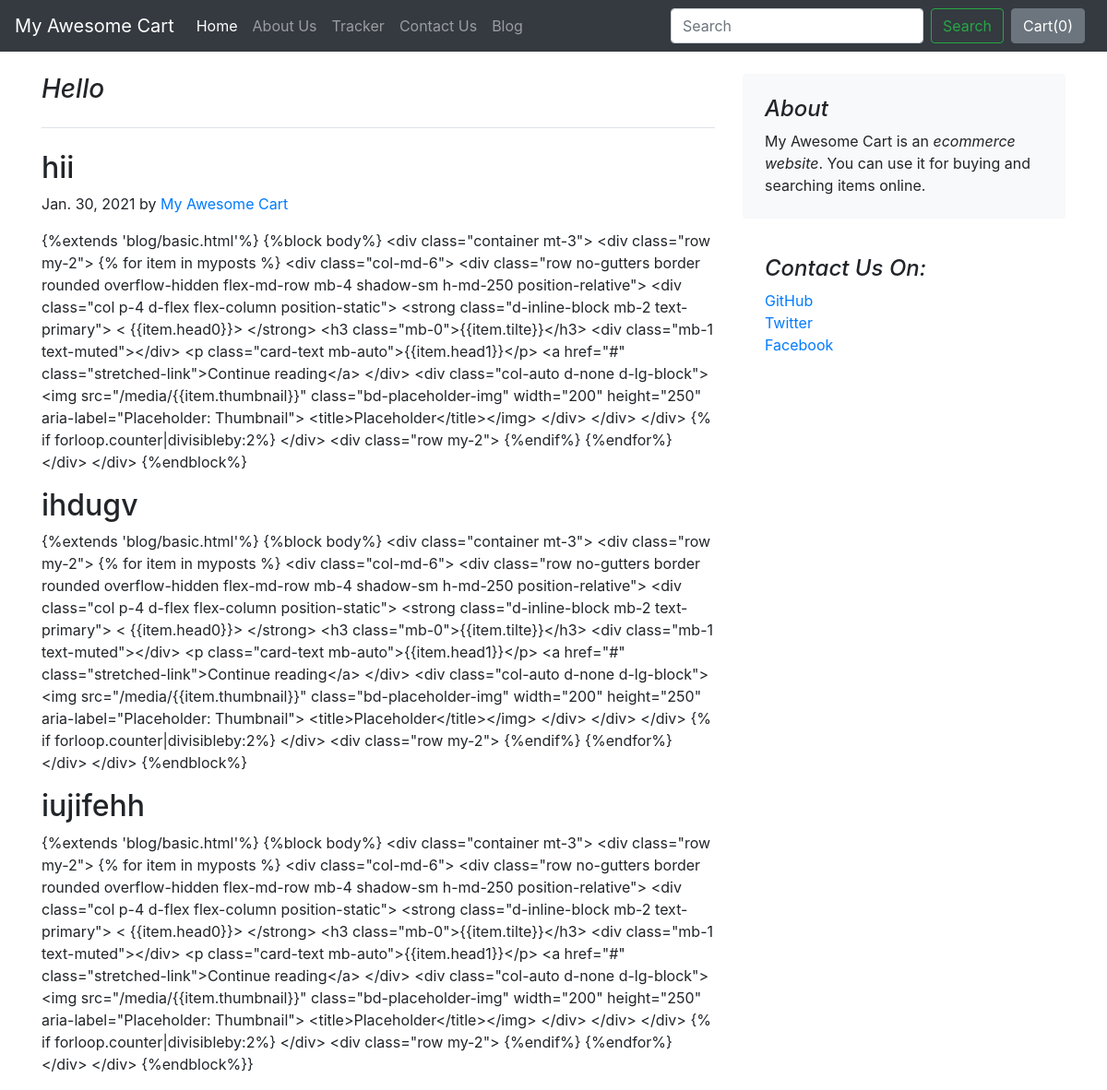
Page /blog/blogpost/7 on the committed database.
### blog/models.py (models this page shows)
class Blogpost(models.Model):
    post_id = models.AutoField(primary_key=True)
    title = models.CharField(max_length=50)
    author_Name = models.CharField(max_length=30, default="My Awesome Cart")
    head0 = models.CharField(max_length=500, default="")
    chead0 = models.CharField(max_length=5000, default="")
    head1 = models.CharField(max_length=500, default="")
    chead1 = models.CharField(max_length=5000, default="")
    head2 = models.CharField(max_length=500, default="")
    chead2 = models.CharField(max_length=5000, default="")
    pub_date = models.DateField()
    thumbnail = models.ImageField(upload_to='shop/images', default="")
    def __str__(self):
        return self.title

### blog/views.py (the view)
# urls.py: path("blogpost/<int:id>",views.blogpost,name="blogPost"),
def blogpost(request,id):
    post = Blogpost.objects.filter(post_id = id)[0] #bcz ye ek string return krega so uske liye apn ko 0 likna podata hai.
    print(post)
    return render(request,"blog/blogpost.html",{'post':post})

### blog/Templates/blog/blogpost.html
{%extends 'blog/basic.html'%}
{%block body%}
<div class="container">
    <div class="row mt-4">
        <div class="col-md-8 blog-main">
            <h3 class="pb-4 mb-4 font-italic border-bottom">
                {{post.title}}
            </h3>
            <div class="blog-post">
                <h2 class="blog-post-title">{{post.head0}}</h2>
                <p class="blog-post-meta">{{post.pub_date}} by <a href="#">{{post.author_Name}}</a></p>
                <p>{{post.chead0}}</p>
                <h2>{{post.head1}}</h2>
                <p> {{post.chead1}}</p>
                <h2>{{post.head2}}</h2>
                <p>{{post.chead2}}}</p>
            </div>
        </div>
        <aside class="col-md-4 blog-sidebar">
            <div class="p-4 mb-3 bg-light rounded">
                <h4 class="font-italic">About</h4>
                <p class="mb-0">My Awesome Cart is an <em>ecommerce website</em>. You can use it for buying and searching items online. </p>
            </div>
            <div class="p-4">
                <h4 class="font-italic">Contact Us On: </h4>
                <ol class="list-unstyled">
                    <li><a href="#">GitHub</a></li>
                    <li><a href="#">Twitter</a></li>
                    <li><a href="#">Facebook</a></li>
                </ol>
            </div>
        </aside>
    </div>
</div>
{%endblock%}

### rows in the picture
Blogpost: title "Hello", head0 "hii", pub_date "Jan. 30, 2021", author_Name "My Awesome Cart", chead0 "{%extends 'blog/basic.html'%} {%block body%} <div class=\"container mt-3\"> <div class=\"row my-2\"> {% for item in myposts %} <div class=\"col-md-6\"> <div class=\"row no-gutters border rounded overflow-hidden flex-md-row mb-4 shadow-sm h-md-250 position-relative\"> <div class=\"col p-4 d-flex flex-column position-static\"> <strong class=\"d-inline-block mb-2 text-primary\"> < {{item.head0}}> </strong> <h3 class=\"mb-0\">{{item.tilte}}</h3> <div class=\"mb-1 text-muted\"></div> <p class=\"card-text mb-auto\">{{item.head1}}</p> <a href=\"#\" class=\"stretched-link\">Continue reading</a> </div> <div class=\"col-auto d-none d-lg-block\"> <img src=\"/media/{{item.thumbnail}}\" class=\"bd-placeholder-img\" width=\"200\"…", head1 "ihdugv", chead1 "{%extends 'blog/basic.html'%} {%block body%} <div class=\"container mt-3\"> <div class=\"row my-2\"> {% for item in myposts %} <div class=\"col-md-6\"> <div class=\"row no-gutters border rounded overflow-hidden flex-md-row mb-4 shadow-sm h-md-250 position-relative\"> <div class=\"col p-4 d-flex flex-column position-static\"> <strong class=\"d-inline-block mb-2 text-primary\"> < {{item.head0}}> </strong> <h3 class=\"mb-0\">{{item.tilte}}</h3> <div class=\"mb-1 text-muted\"></div> <p class=\"card-text mb-auto\">{{item.head1}}</p> <a href=\"#\" class=\"stretched-link\">Continue reading</a> </div> <div class=\"col-auto d-none d-lg-block\"> <img src=\"/media/{{item.thumbnail}}\" class=\"bd-placeholder-img\" width=\"200\"…", head2 "iujifehh", chead2 "{%extends 'blog/basic.html'%} {%block body%} <div class=\"container mt-3\"> <div class=\"row my-2\"> {% for item in myposts %} <div class=\"col-md-6\"> <div class=\"row no-gutters border rounded overflow-hidden flex-md-row mb-4 shadow-sm h-md-250 position-relative\"> <div class=\"col p-4 d-flex flex-column position-static\"> <strong class=\"d-inline-block mb-2 text-primary\"> < {{item.head0}}> </strong> <h3 class=\"mb-0\">{{item.tilte}}</h3> <div class=\"mb-1 text-muted\"></div> <p class=\"card-text mb-auto\">{{item.head1}}</p> <a href=\"#\" class=\"stretched-link\">Continue reading</a> </div> <div class=\"col-auto d-none d-lg-block\"> <img src=\"/media/{{item.thumbnail}}\" class=\"bd-placeholder-img\" width=\"200\"…"
